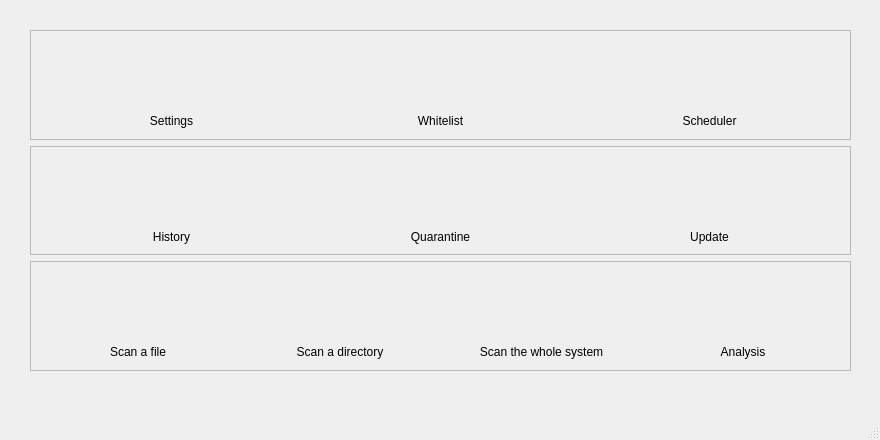
<?xml version="1.0" encoding="UTF-8"?>
<ui version="4.0">
 <class>ClamUI</class>
 <widget class="QMainWindow" name="ClamUI">
  <property name="geometry">
   <rect>
    <x>0</x>
    <y>0</y>
    <width>880</width>
    <height>440</height>
   </rect>
  </property>
  <property name="windowTitle">
   <string>ClamUI</string>
  </property>
  <widget class="QWidget" name="centralwidget">
   <widget class="QWidget" name="layoutWidget">
    <property name="geometry">
     <rect>
      <x>30</x>
      <y>30</y>
      <width>821</width>
      <height>341</height>
     </rect>
    </property>
    <layout class="QVBoxLayout" name="verticalLayout">
     <item>
      <widget class="QFrame" name="frame">
       <property name="frameShape">
        <enum>QFrame::StyledPanel</enum>
       </property>
       <property name="frameShadow">
        <enum>QFrame::Raised</enum>
       </property>
       <widget class="QWidget" name="layoutWidget">
        <property name="geometry">
         <rect>
          <x>10</x>
          <y>10</y>
          <width>801</width>
          <height>91</height>
         </rect>
        </property>
        <layout class="QHBoxLayout" name="horizontalLayout_3">
         <item>
          <layout class="QVBoxLayout" name="verticalLayout_2">
           <item alignment="Qt::AlignHCenter|Qt::AlignVCenter">
            <widget class="QPushButton" name="settingsButton">
             <property name="minimumSize">
              <size>
               <width>64</width>
               <height>64</height>
              </size>
             </property>
             <property name="maximumSize">
              <size>
               <width>64</width>
               <height>64</height>
              </size>
             </property>
             <property name="text">
              <string/>
             </property>
             <property name="iconSize">
              <size>
               <width>64</width>
               <height>64</height>
              </size>
             </property>
             <property name="autoDefault">
              <bool>false</bool>
             </property>
             <property name="default">
              <bool>false</bool>
             </property>
             <property name="flat">
              <bool>true</bool>
             </property>
            </widget>
           </item>
           <item>
            <widget class="QLabel" name="label">
             <property name="text">
              <string>Settings</string>
             </property>
             <property name="alignment">
              <set>Qt::AlignCenter</set>
             </property>
            </widget>
           </item>
          </layout>
         </item>
         <item>
          <layout class="QVBoxLayout" name="verticalLayout_10">
           <item alignment="Qt::AlignHCenter|Qt::AlignVCenter">
            <widget class="QPushButton" name="whitelistButton">
             <property name="minimumSize">
              <size>
               <width>64</width>
               <height>64</height>
              </size>
             </property>
             <property name="maximumSize">
              <size>
               <width>64</width>
               <height>64</height>
              </size>
             </property>
             <property name="text">
              <string/>
             </property>
             <property name="iconSize">
              <size>
               <width>64</width>
               <height>64</height>
              </size>
             </property>
             <property name="autoDefault">
              <bool>false</bool>
             </property>
             <property name="default">
              <bool>false</bool>
             </property>
             <property name="flat">
              <bool>true</bool>
             </property>
            </widget>
           </item>
           <item>
            <widget class="QLabel" name="label_8">
             <property name="text">
              <string>Whitelist</string>
             </property>
             <property name="alignment">
              <set>Qt::AlignCenter</set>
             </property>
            </widget>
           </item>
          </layout>
         </item>
         <item>
          <layout class="QVBoxLayout" name="verticalLayout_12">
           <item alignment="Qt::AlignHCenter|Qt::AlignVCenter">
            <widget class="QPushButton" name="scheduleButton">
             <property name="minimumSize">
              <size>
               <width>64</width>
               <height>64</height>
              </size>
             </property>
             <property name="maximumSize">
              <size>
               <width>64</width>
               <height>64</height>
              </size>
             </property>
             <property name="text">
              <string/>
             </property>
             <property name="iconSize">
              <size>
               <width>64</width>
               <height>64</height>
              </size>
             </property>
             <property name="autoDefault">
              <bool>false</bool>
             </property>
             <property name="default">
              <bool>false</bool>
             </property>
             <property name="flat">
              <bool>true</bool>
             </property>
            </widget>
           </item>
           <item>
            <widget class="QLabel" name="label_10">
             <property name="text">
              <string>Scheduler</string>
             </property>
             <property name="alignment">
              <set>Qt::AlignCenter</set>
             </property>
            </widget>
           </item>
          </layout>
         </item>
        </layout>
       </widget>
      </widget>
     </item>
     <item>
      <widget class="QFrame" name="frame_2">
       <property name="frameShape">
        <enum>QFrame::StyledPanel</enum>
       </property>
       <property name="frameShadow">
        <enum>QFrame::Raised</enum>
       </property>
       <widget class="QWidget" name="layoutWidget">
        <property name="geometry">
         <rect>
          <x>10</x>
          <y>10</y>
          <width>801</width>
          <height>91</height>
         </rect>
        </property>
        <layout class="QHBoxLayout" name="horizontalLayout_2">
         <item>
          <layout class="QVBoxLayout" name="verticalLayout_13">
           <item alignment="Qt::AlignHCenter|Qt::AlignVCenter">
            <widget class="QPushButton" name="historyButton">
             <property name="minimumSize">
              <size>
               <width>64</width>
               <height>64</height>
              </size>
             </property>
             <property name="maximumSize">
              <size>
               <width>64</width>
               <height>64</height>
              </size>
             </property>
             <property name="text">
              <string/>
             </property>
             <property name="iconSize">
              <size>
               <width>64</width>
               <height>64</height>
              </size>
             </property>
             <property name="autoDefault">
              <bool>false</bool>
             </property>
             <property name="default">
              <bool>false</bool>
             </property>
             <property name="flat">
              <bool>true</bool>
             </property>
            </widget>
           </item>
           <item>
            <widget class="QLabel" name="label_11">
             <property name="text">
              <string>History</string>
             </property>
             <property name="alignment">
              <set>Qt::AlignCenter</set>
             </property>
            </widget>
           </item>
          </layout>
         </item>
         <item>
          <layout class="QVBoxLayout" name="verticalLayout_14">
           <item alignment="Qt::AlignHCenter|Qt::AlignVCenter">
            <widget class="QPushButton" name="quarantineButton">
             <property name="minimumSize">
              <size>
               <width>64</width>
               <height>64</height>
              </size>
             </property>
             <property name="maximumSize">
              <size>
               <width>64</width>
               <height>64</height>
              </size>
             </property>
             <property name="text">
              <string/>
             </property>
             <property name="iconSize">
              <size>
               <width>64</width>
               <height>64</height>
              </size>
             </property>
             <property name="autoDefault">
              <bool>false</bool>
             </property>
             <property name="default">
              <bool>false</bool>
             </property>
             <property name="flat">
              <bool>true</bool>
             </property>
            </widget>
           </item>
           <item>
            <widget class="QLabel" name="label_12">
             <property name="text">
              <string>Quarantine</string>
             </property>
             <property name="alignment">
              <set>Qt::AlignCenter</set>
             </property>
            </widget>
           </item>
          </layout>
         </item>
         <item>
          <layout class="QVBoxLayout" name="verticalLayout_15">
           <item alignment="Qt::AlignHCenter|Qt::AlignVCenter">
            <widget class="QPushButton" name="updateButton">
             <property name="minimumSize">
              <size>
               <width>64</width>
               <height>64</height>
              </size>
             </property>
             <property name="maximumSize">
              <size>
               <width>64</width>
               <height>64</height>
              </size>
             </property>
             <property name="text">
              <string/>
             </property>
             <property name="iconSize">
              <size>
               <width>64</width>
               <height>64</height>
              </size>
             </property>
             <property name="autoDefault">
              <bool>false</bool>
             </property>
             <property name="default">
              <bool>false</bool>
             </property>
             <property name="flat">
              <bool>true</bool>
             </property>
            </widget>
           </item>
           <item>
            <widget class="QLabel" name="label_13">
             <property name="text">
              <string>Update</string>
             </property>
             <property name="alignment">
              <set>Qt::AlignCenter</set>
             </property>
            </widget>
           </item>
          </layout>
         </item>
        </layout>
       </widget>
      </widget>
     </item>
     <item>
      <widget class="QFrame" name="frame_3">
       <property name="frameShape">
        <enum>QFrame::StyledPanel</enum>
       </property>
       <property name="frameShadow">
        <enum>QFrame::Raised</enum>
       </property>
       <widget class="QWidget" name="layoutWidget">
        <property name="geometry">
         <rect>
          <x>10</x>
          <y>10</y>
          <width>801</width>
          <height>91</height>
         </rect>
        </property>
        <layout class="QHBoxLayout" name="horizontalLayout">
         <item>
          <layout class="QVBoxLayout" name="verticalLayout_17">
           <item alignment="Qt::AlignHCenter|Qt::AlignVCenter">
            <widget class="QPushButton" name="scanFileButton">
             <property name="minimumSize">
              <size>
               <width>64</width>
               <height>64</height>
              </size>
             </property>
             <property name="maximumSize">
              <size>
               <width>64</width>
               <height>64</height>
              </size>
             </property>
             <property name="text">
              <string/>
             </property>
             <property name="iconSize">
              <size>
               <width>64</width>
               <height>64</height>
              </size>
             </property>
             <property name="autoDefault">
              <bool>false</bool>
             </property>
             <property name="default">
              <bool>false</bool>
             </property>
             <property name="flat">
              <bool>true</bool>
             </property>
            </widget>
           </item>
           <item>
            <widget class="QLabel" name="label_15">
             <property name="text">
              <string>Scan a file</string>
             </property>
             <property name="alignment">
              <set>Qt::AlignCenter</set>
             </property>
            </widget>
           </item>
          </layout>
         </item>
         <item>
          <layout class="QVBoxLayout" name="verticalLayout_20">
           <item alignment="Qt::AlignHCenter|Qt::AlignVCenter">
            <widget class="QPushButton" name="scanDirectoryButton">
             <property name="minimumSize">
              <size>
               <width>64</width>
               <height>64</height>
              </size>
             </property>
             <property name="maximumSize">
              <size>
               <width>64</width>
               <height>64</height>
              </size>
             </property>
             <property name="text">
              <string/>
             </property>
             <property name="iconSize">
              <size>
               <width>64</width>
               <height>64</height>
              </size>
             </property>
             <property name="autoDefault">
              <bool>false</bool>
             </property>
             <property name="default">
              <bool>false</bool>
             </property>
             <property name="flat">
              <bool>true</bool>
             </property>
            </widget>
           </item>
           <item>
            <widget class="QLabel" name="label_18">
             <property name="text">
              <string>Scan a directory</string>
             </property>
             <property name="alignment">
              <set>Qt::AlignCenter</set>
             </property>
            </widget>
           </item>
          </layout>
         </item>
         <item>
          <layout class="QVBoxLayout" name="verticalLayout_18">
           <item alignment="Qt::AlignHCenter|Qt::AlignVCenter">
            <widget class="QPushButton" name="scanSystemButton">
             <property name="minimumSize">
              <size>
               <width>64</width>
               <height>64</height>
              </size>
             </property>
             <property name="maximumSize">
              <size>
               <width>64</width>
               <height>64</height>
              </size>
             </property>
             <property name="text">
              <string/>
             </property>
             <property name="iconSize">
              <size>
               <width>64</width>
               <height>64</height>
              </size>
             </property>
             <property name="autoDefault">
              <bool>false</bool>
             </property>
             <property name="default">
              <bool>false</bool>
             </property>
             <property name="flat">
              <bool>true</bool>
             </property>
            </widget>
           </item>
           <item>
            <widget class="QLabel" name="label_16">
             <property name="text">
              <string>Scan the whole system</string>
             </property>
             <property name="alignment">
              <set>Qt::AlignCenter</set>
             </property>
            </widget>
           </item>
          </layout>
         </item>
         <item>
          <layout class="QVBoxLayout" name="verticalLayout_19">
           <item alignment="Qt::AlignHCenter|Qt::AlignVCenter">
            <widget class="QPushButton" name="analysisButton">
             <property name="minimumSize">
              <size>
               <width>64</width>
               <height>64</height>
              </size>
             </property>
             <property name="maximumSize">
              <size>
               <width>64</width>
               <height>64</height>
              </size>
             </property>
             <property name="text">
              <string/>
             </property>
             <property name="iconSize">
              <size>
               <width>64</width>
               <height>64</height>
              </size>
             </property>
             <property name="autoDefault">
              <bool>false</bool>
             </property>
             <property name="default">
              <bool>false</bool>
             </property>
             <property name="flat">
              <bool>true</bool>
             </property>
            </widget>
           </item>
           <item>
            <widget class="QLabel" name="label_17">
             <property name="text">
              <string>Analysis</string>
             </property>
             <property name="alignment">
              <set>Qt::AlignCenter</set>
             </property>
            </widget>
           </item>
          </layout>
         </item>
        </layout>
       </widget>
      </widget>
     </item>
    </layout>
   </widget>
  </widget>
  <widget class="QMenuBar" name="menubar">
   <property name="geometry">
    <rect>
     <x>0</x>
     <y>0</y>
     <width>880</width>
     <height>22</height>
    </rect>
   </property>
  </widget>
  <widget class="QStatusBar" name="statusbar"/>
 </widget>
 <resources/>
 <connections/>
</ui>
